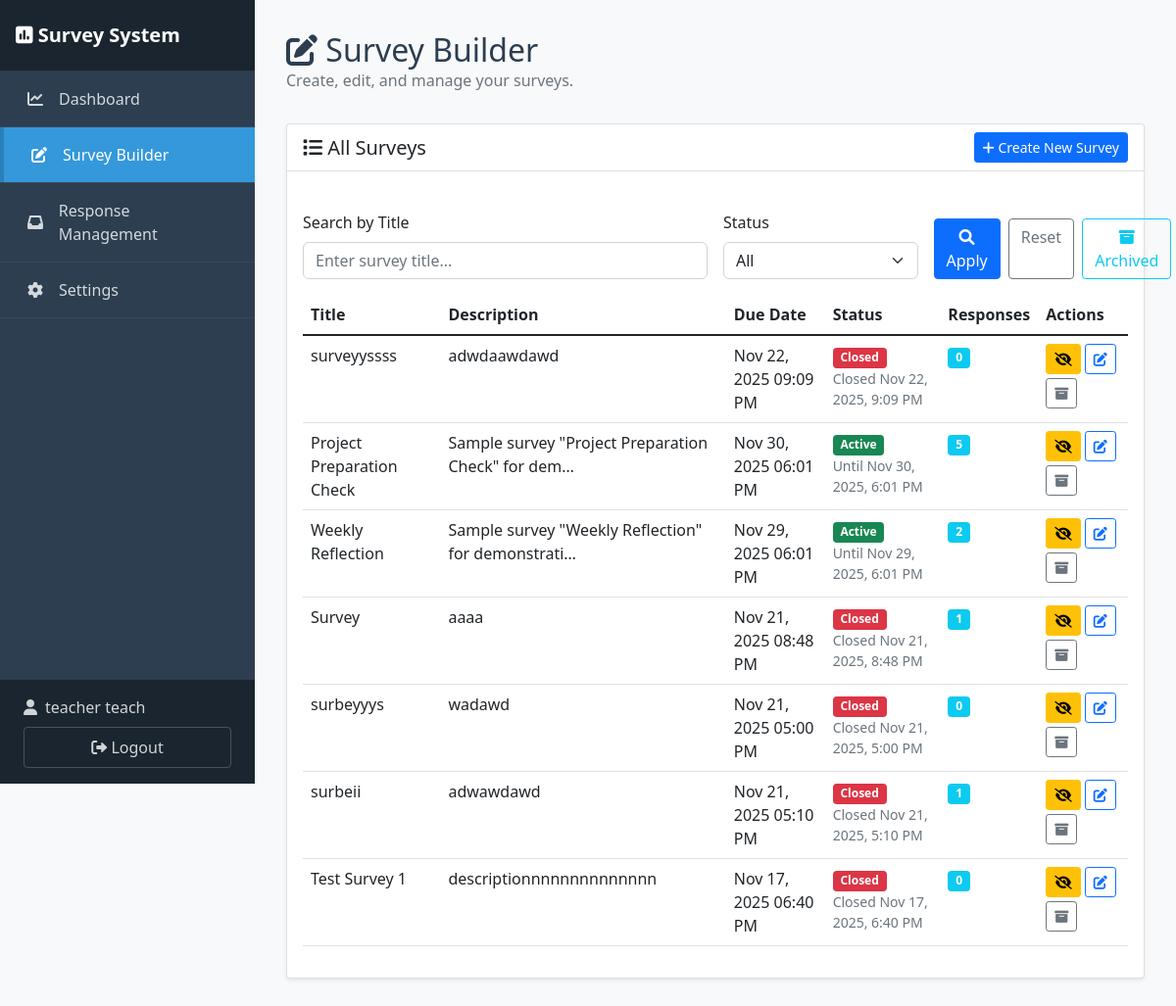
The app's page /teacher/surveys/ (signed in) with its own data.
### myapp/models.py (models this page shows, shortened)
class Survey(models.Model):
    title = models.CharField(max_length=200)
    description = models.TextField(blank=True)
    created_by = models.ForeignKey(User, on_delete=models.CASCADE, related_name='created_surveys')
    assigned_sections = models.ManyToManyField(Section, related_name='surveys')
    is_active = models.BooleanField(default=True)
    is_published = models.BooleanField(default=False, help_text='Surveys remain hidden from students until published.')
    open_time = models.DateTimeField(null=True, blank=True, help_text="Time when the survey opens for students. If not set, survey opens immediately when published.")
    due_date = models.DateTimeField()
    is_archived = models.BooleanField(default=False, help_text='Archived surveys are hidden from students until restored.')
    time_limit_minutes = models.PositiveIntegerField(
        null=True,
        blank=True,
        help_text='Optional time limit (in minutes) for completing the survey.'
    )
    created_at = models.DateTimeField(auto_now_add=True)
    updated_at = models.DateTimeField(auto_now=True)
    @property
    def is_open(self):
        if not self.is_active or not self.is_published:
            return False
        now = timezone.now()
        due_date = self.due_date
        if timezone.is_naive(due_date):
            from datetime import timezone as dt_timezone
            due_date = due_date.replace(tzinfo=dt_timezone.utc)
        return now <= due_date

### myapp/views.py (the view)
# urls.py: path("teacher/surveys/", views.manage_surveys, name="manage_surveys"),
@login_required
def manage_surveys(request):
    if not hasattr(request.user, 'profile') or request.user.profile.role != 'teacher':
        messages.error(request, 'Access denied.')
        return redirect('home')
    surveys_queryset = Survey.objects.filter(created_by=request.user, is_archived=False).order_by('-created_at')
    search_query = request.GET.get('search', '').strip()
    status_filter = request.GET.get('status', '').strip().lower()
    if search_query:
        surveys_queryset = surveys_queryset.filter(title__icontains=search_query)
    surveys = list(surveys_queryset)
    if status_filter == 'active':
        surveys = [s for s in surveys if s.is_published and s.is_open]
    elif status_filter == 'closed':
        surveys = [s for s in surveys if s.is_published and not s.is_open]
    elif status_filter == 'draft':
        surveys = [s for s in surveys if not s.is_published]
    return render(request, 'teacher/manage_surveys.html', {
        'surveys': surveys,
        'search_query': search_query,
        'status_filter': status_filter,
    })

### myapp/context_processors.py (called while the page is built)
def teacher_context(request):
    context = {}
    if request.user.is_authenticated and hasattr(request.user, 'profile'):
        if request.user.profile.role == 'teacher':
            context['archived_surveys_count'] = Survey.objects.filter(
                created_by=request.user,
                is_archived=True
            ).count()
    return context

### templates/teacher/manage_surveys.html (shortened to what this page needs)
{% extends 'teacher/teacher_base.html' %}
{% block content %}
<div class="page-header">
    <h2><i class="fas fa-edit"></i> Survey Builder</h2>
    <p class="text-muted">Create, edit, and manage your surveys.</p>
</div>
<div class="card">
    <div class="card-header d-flex justify-content-between align-items-center">
        <h5 class="mb-0">
            <i class="fas fa-list"></i> All Surveys
        </h5>
        <a href="{% url 'survey_builder' %}" class="btn btn-primary btn-sm">
            <i class="fas fa-plus"></i> Create New Survey
        </a>
    </div>
    <div class="card-body">
        <form method="get" class="row g-3 align-items-end mb-3">
            <div class="col-md-6">
                <label for="search-input" class="form-label fw-semibold">Search by Title</label>
                <input type="text" id="search-input" name="search" value="{{ search_query|default:'' }}" class="form-control" placeholder="Enter survey title...">
            </div>
            <div class="col-md-3">
                <label for="status-filter" class="form-label fw-semibold">Status</label>
                <select id="status-filter" name="status" class="form-select">
                    <option value="" {% if not status_filter %}selected{% endif %}>All</option>
                </select>
            </div>
            <div class="col-md-3">
                <div class="d-flex gap-2">
                    <button type="submit" class="btn btn-primary flex-grow-1">
                        <i class="fas fa-search"></i> Apply
                    </button>
                    <a href="{% url 'manage_surveys' %}" class="btn btn-outline-secondary flex-grow-1">
                        Reset
                    </a>
                    <a href="{% url 'archived_surveys' %}" class="btn btn-outline-info">
                        <i class="fas fa-archive"></i> Archived
                    </a>
                </div>
            </div>
        </form>
        {% if surveys %}
        <div class="table-responsive">
            <table class="table table-hover">
                <thead>
                    <tr>
                        <th>Title</th>
                        <th>Description</th>
                        <th>Due Date</th>
                        <th>Status</th>
                        <th>Responses</th>
                        <th>Actions</th>
                    </tr>
                </thead>
                <tbody id="surveys-table-body">
                    {% for survey in surveys %}
                    <tr data-survey-id="{{ survey.id }}" data-due-date="{{ survey.due_date|date:'c' }}" data-is-published="{{ survey.is_published|yesno:'true,false' }}">
                        <td>{{ survey.title }}</td>
                        <td>{{ survey.description|truncatechars:50 }}</td>
                        <td>{{ survey.due_date|date:"M d, Y h:i A" }}</td>
                        <td class="survey-status-cell">
                            {% if survey.is_published %}
                                {% if survey.is_open %}
                                    <span class="badge bg-success status-badge">Active</span>
                                    <small class="text-muted d-block status-detail">Until {{ survey.due_date|date:"M d, Y h:i A" }}</small>
                                {% else %}
                                    <span class="badge bg-danger status-badge">Closed</span>
                                    <small class="text-muted d-block status-detail">Closed {{ survey.due_date|date:"M d, Y h:i A" }}</small>
                                {% endif %}
                            {% else %}
                                <span class="badge bg-secondary text-dark status-badge">Draft</span>
                                <small class="text-muted d-block status-detail">Publish to share with students</small>
                            {% endif %}
                        </td>
                        <td>
                            <span class="badge bg-info">{{ survey.responses.count }}</span>
                        </td>
                        <td>
                            <div class="d-flex gap-1 align-items-center flex-wrap">
                                {% if survey.is_published %}
                                <form action="{% url 'unpublish_survey' survey.id %}" method="post" class="d-inline m-0">
                                    <button type="submit" class="btn btn-sm btn-warning" title="Unpublish Survey">
                                        <i class="fas fa-eye-slash"></i>
                                    </button>
                                </form>
                                {% endif %}
                                <a href="{% url 'edit_survey' survey.id %}" class="btn btn-sm btn-outline-primary" title="Edit Survey">
                                    <i class="fas fa-edit"></i>
                                </a>
                                <form action="{% url 'archive_survey' survey.id %}" method="post" class="d-inline m-0">
                                    <button type="submit" class="btn btn-sm btn-outline-secondary" title="Archive Survey" onclick="return confirm('Archive this survey? Students will no longer see it.');">
                                        <i class="fas fa-box-archive"></i>
                                    </button>
                                </form>
                            </div>
                        </td>
                    </tr>
                    {% endfor %}
                </tbody>
            </table>
        </div>
        {% endif %}
    </div>
    </div>
{% endblock %}

### templates/teacher/teacher_base.html (shortened to what this page needs)
<!DOCTYPE html>
<html lang="en">
<head>
    <link href="https://cdn.jsdelivr.net/npm/bootstrap@5.1.3/dist/css/bootstrap.min.css" rel="stylesheet">
    <link href="https://cdnjs.cloudflare.com/ajax/libs/font-awesome/6.0.0/css/all.min.css" rel="stylesheet">
    <link href="{% load static %}{% static 'css/style.css' %}" rel="stylesheet">
</head>
<body>
    <aside class="sidebar" id="sidebar">
        <div class="sidebar-header">
            <h4><i class="fas fa-poll"></i> Survey System</h4>
        </div>
        <ul class="sidebar-menu">
            <li>
                <a href="{% url 'teacher_dashboard' %}" class="{% if request.resolver_match.url_name == 'teacher_dashboard' %}active{% endif %}">
                    <i class="fas fa-chart-line"></i>
                    <span>Dashboard</span>
                </a>
            </li>
            <li>
                <a href="{% url 'manage_surveys' %}" class="{% if request.resolver_match.url_name == 'manage_surveys' or request.resolver_match.url_name == 'survey_builder' or request.resolver_match.url_name == 'edit_survey' %}active{% endif %}">
                    <i class="fas fa-edit"></i>
                    <span>Survey Builder</span>
                </a>
            </li>
            <li>
                <a href="{% url 'responses_overview' %}" class="">
                    <i class="fas fa-inbox"></i>
                    <span>Response Management</span>
                </a>
            </li>
            <li>
                <a href="{% url 'teacher_settings' %}" class="">
                    <i class="fas fa-cog"></i>
                    <span>Settings</span>
                </a>
            </li>
        </ul>
        <div class="sidebar-footer">
            <div class="user-info">
                <i class="fas fa-user"></i>
                <span>{{ user.first_name }} {{ user.last_name }}</span>
            </div>
            <form method="post" action="{% url 'logout' %}" class="d-inline">
                <button type="submit" class="logout-btn">
                    <i class="fas fa-sign-out-alt"></i> Logout
                </button>
            </form>
        </div>
    </aside>
    <main class="main-content">
        {% block content %}
        {% endblock %}
    </main>
    <div class="toast-container position-fixed bottom-0 start-50 translate-middle-x p-3" style="z-index: 1055;">
    </div>
    <script src="{% load static %}{% static 'js/main.js' %}"></script>
</body>
</html>

### static/css/style.css (style rules this page uses)
body { font-family: 'Segoe UI', Tahoma, Geneva, Verdana, sans-serif; background-color: #f8f9fa; }
.card { box-shadow: 0 0.125rem 0.25rem rgba(0, 0, 0, 0.075); border: 1px solid rgba(0, 0, 0, 0.125); }
.card-header { background-color: #fff; border-bottom: 1px solid rgba(0, 0, 0, 0.125); }
.table th { border-top: none; font-weight: 600; }
.badge { font-size: 0.75em; }
.form-control, .form-select { border-radius: 0.375rem; }
.btn-primary { background-color: #0d6efd; border-color: #0d6efd; }

### templates/teacher/teacher_base.html (style rules this page uses)
:root { --sidebar-width: 260px; --sidebar-bg: #2c3e50; --sidebar-hover: #34495e; --sidebar-active: #3498db; }
body { overflow-x: hidden; }
.sidebar { position: fixed; top: 0; left: 0; height: 100vh; width: var(--sidebar-width); background-color: var(--sidebar-bg); color: white; padding: 0; z-index: 1000; overflow-y: auto; transition: transform 0.3s ease; }
.sidebar-header { padding: 1.5rem 1rem; background-color: #1a252f; border-bottom: 1px solid rgba(255, 255, 255, 0.1); }
.sidebar-header h4 { margin: 0; font-size: 1.25rem; font-weight: 600; }
.sidebar-menu { list-style: none; padding: 0; margin: 0; }
.sidebar-menu li { border-bottom: 1px solid rgba(255, 255, 255, 0.05); }
.sidebar-menu a { display: flex; align-items: center; padding: 1rem 1.5rem; color: rgba(255, 255, 255, 0.8); text-decoration: none; transition: all 0.3s ease; }
.sidebar-menu a.active { background-color: var(--sidebar-active); color: white; border-left: 4px solid #2980b9; }
.sidebar-menu a i { width: 24px; margin-right: 0.75rem; text-align: center; }
.sidebar-footer { position: absolute; bottom: 0; left: 0; right: 0; padding: 1rem 1.5rem; background-color: #1a252f; border-top: 1px solid rgba(255, 255, 255, 0.1); }
.sidebar-footer .user-info { display: flex; align-items: center; color: rgba(255, 255, 255, 0.8); margin-bottom: 0.5rem; }
.sidebar-footer .user-info i { margin-right: 0.5rem; }
.sidebar-footer .logout-btn { width: 100%; background-color: transparent; border: 1px solid rgba(255, 255, 255, 0.2); color: rgba(255, 255, 255, 0.8); padding: 0.5rem; border-radius: 4px; transition: all 0.3s ease; }
.main-content { margin-left: var(--sidebar-width); padding: 2rem; min-height: 100vh; background-color: #f8f9fa; }
.page-header { margin-bottom: 2rem; }
.page-header h2 { margin: 0; color: #2c3e50; }

### records on screen
Survey: title "surveyyssss", description "adwdaawdawd", due_date "Nov 22, 2025 09:09 PM", responses.count "0", is_published True (drawn)
Survey: title "Project Preparation Check", description "Sample survey \"Project Preparation Check\" for dem…", due_date "Nov 30, 2025 06:01 PM", responses.count "5", is_published True (drawn)
Survey: title "Weekly Reflection", description "Sample survey \"Weekly Reflection\" for demonstrati…", due_date "Nov 29, 2025 06:01 PM", responses.count "2", is_published True (drawn)
Survey: title "Survey", description "aaaa", due_date "Nov 21, 2025 08:48 PM", responses.count "1", is_published True (drawn)
Survey: title "surbeyyys", description "wadawd", due_date "Nov 21, 2025 05:00 PM", responses.count "0", is_published True (drawn)
Survey: title "surbeii", description "adwawdawd", due_date "Nov 21, 2025 05:10 PM", responses.count "1", is_published True (drawn)
Survey: title "Test Survey 1", description "descriptionnnnnnnnnnnnnn", due_date "Nov 17, 2025 06:40 PM", responses.count "0", is_published True (drawn)

### other values on screen
{{ user.first_name }} "teacher"
{{ user.last_name }} "teach"
